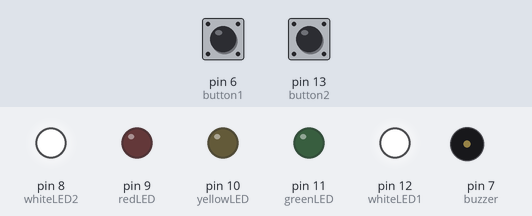
The sketch below on a simulated Arduino Uno, built with avr-gcc and run on an emulated ATmega328P. Parts: output pins drawn as LEDs (lit = HIGH), buzzer (waves = sounding, pin HIGH). The inputs (shaded band) are chosen by the test bench; at power-on: pin 6 (button1) HIGH, pin 13 (button2) HIGH. Random numbers use the default seed unless the sketch sets one.

Above: at 6.8 s.
6.9 s: pin 6 (button1) pulled LOW for 0.2 s
At 8.5 s:
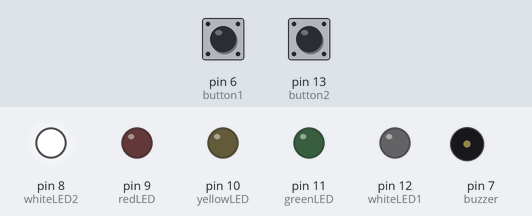
At 9.7 s:
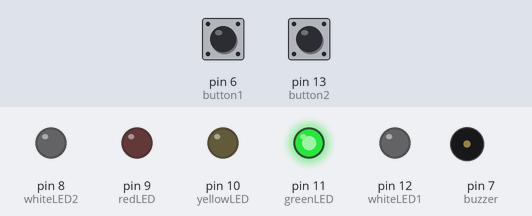
10.1 s: pin 13 (button2) pulled LOW for 3.2 s
At 17.0 s:
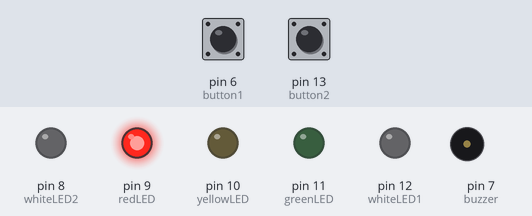
Timing chart, 0 to 20.8 s (numbered marks = the images above; inputs shaded):
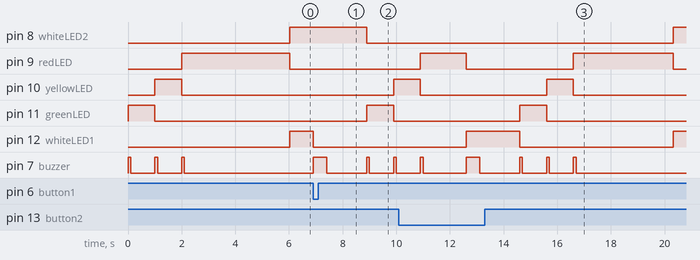

The sketch:

Speed_Game.ino
```cpp
int whiteLED1 = 12;
int greenLED = 11;
int yellowLED = 10;
int redLED = 9;
int whiteLED2 = 8;

int buzzer = 7;

int button1 = 6;
int button2 = 13;

bool buttonPressed = 0;

void setup() {
  pinMode(whiteLED1, OUTPUT);
  pinMode(greenLED, OUTPUT);
  pinMode(yellowLED, OUTPUT);
  pinMode(redLED, OUTPUT);
  pinMode(whiteLED2, OUTPUT);

  pinMode(buzzer, OUTPUT);

  pinMode(button1, INPUT_PULLUP);
  pinMode(button2, INPUT_PULLUP);

  randomSeed(analogRead(A0));
}

void loop() {
  digitalWrite(greenLED, HIGH);
  digitalWrite(buzzer, HIGH);
  delay(100);
  digitalWrite(buzzer, LOW);
  delay(900);
  digitalWrite(greenLED, LOW);

  digitalWrite(yellowLED, HIGH);
  digitalWrite(buzzer, HIGH);
  delay(100);
  digitalWrite(buzzer, LOW);
  delay(900);
  digitalWrite(yellowLED, LOW);

  digitalWrite(redLED, HIGH);
  digitalWrite(buzzer, HIGH);
  delay(100);
  digitalWrite(buzzer, LOW);
  delay(random(900,4901));
  digitalWrite(redLED, LOW);

  while(buttonPressed == 0) {
    digitalWrite(whiteLED1, HIGH);
    digitalWrite(whiteLED2, HIGH);
    if(digitalRead(button1) == 0) {
     buttonPressed = 1;
     digitalWrite(whiteLED1, LOW);
    } else if (digitalRead(button2) == 0) {
      buttonPressed = 1;
      digitalWrite(whiteLED2, LOW);
    }
  }
  digitalWrite(buzzer, HIGH);
  delay(500);
  digitalWrite(buzzer, LOW);
  delay(1500);
  digitalWrite(whiteLED1, LOW);
  digitalWrite(whiteLED2, LOW);
  buttonPressed = 0;
}
```

Measured:
- after the input at 6.9 s, pin 8 (whiteLED2): HIGH → LOW after 2.0 s; pin 10 (yellowLED): LOW → HIGH after 3.0 s; pin 11 (greenLED): LOW → HIGH after 2.0 s, → LOW 1.0 s later; pin 12 (whiteLED1): HIGH → LOW at once; pin 7 (buzzer): goes HIGH 0.50 s, LOW 1.5 s, HIGH 0.10 s, LOW 0.90 s, HIGH 0.10 s, then LOW, starting at once
- after the input at 10.1 s, pin 11 (greenLED): LOW → HIGH after 4.5 s, → LOW 1.0 s later
- by itself, pin 7 (buzzer): alternates HIGH for 0.10 s and LOW for 0.90 s, 6 changes in all, then stays LOW
